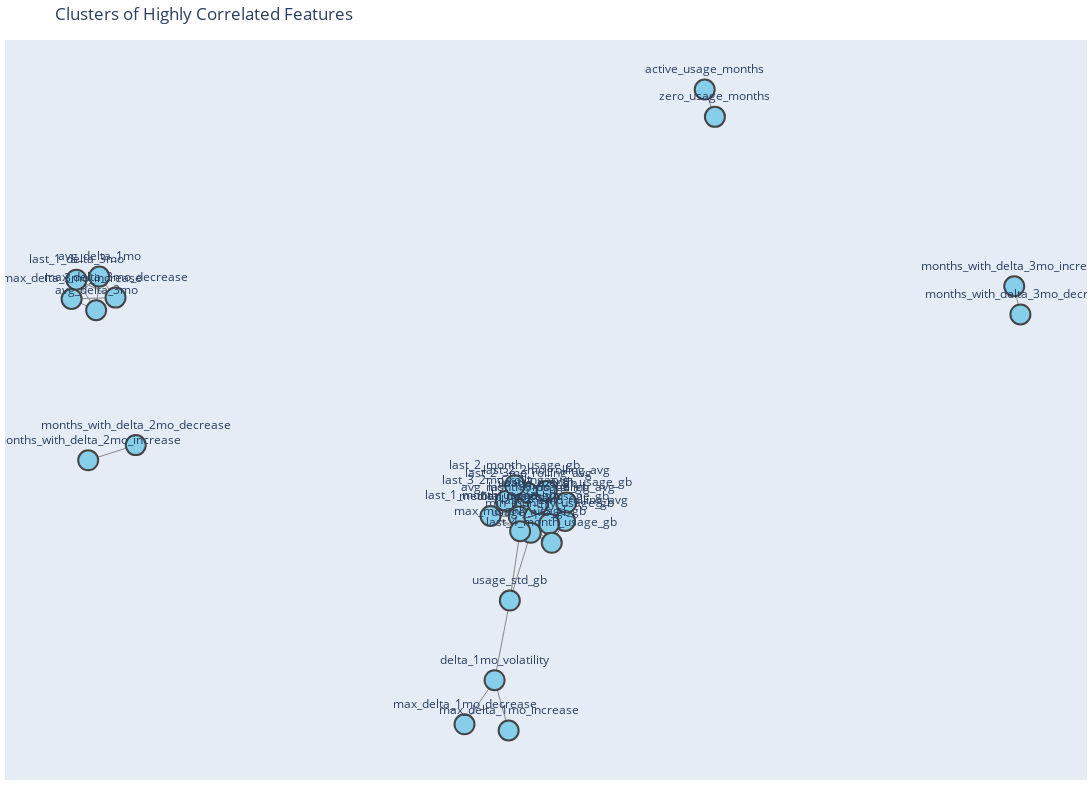

This figure's notebook cell:
### Code cell
plot_correlation_network(G_90, pos=nx.spring_layout(G_90, seed=42))

### Figure 1 — Plotly figure (JSON) as saved in the notebook; plotly's stock layout.template omitted (floating-point values rounded to 4 significant figures; data arrays with more than 128 entries replaced by an {"elided": "..."} marker saying what was removed)
{"data": [{"hoverinfo": "none", "line": {"color": "#888", "width": 1}, "mode": "lines", "type": "scatter", "x": {"elided": "357 float values"}, "y": {"elided": "357 float values"}}, {"hoverinfo": "text", "hovertext": ["active_usage_months<br>Correlations:<br>zero_usage_months: 1.00", "zero_usage_months<br>Correlations:<br>active_usage_months: 1.00", "avg_delta_3mo<br>Correlations:<br>max_delta_3mo_increase: 1.00<br>max_delta_3mo_decrease: 1.00<br>last_1_delta_3mo: 1.00<br>avg_delta_1mo: 1.00", "max_delta_3mo_increase<br>Correlations:<br>avg_delta_3mo: 1.00<br>max_delta_3mo_decrease: 1.00<br>last_1_delta_3mo: 1.00<br>avg_delta_1mo: 1.00", "max_delta_3mo_decrease<br>Correlations:<br>avg_delta_3mo: 1.00<br>max_delta_3mo_increase: 1.00<br>last_1_delta_3mo: 1.00<br>avg_delta_1mo: 1.00", "last_1_delta_3mo<br>Correlations:<br>avg_delta_3mo: 1.00<br>max_delta_3mo_increase: 1.00<br>max_delta_3mo_decrease: 1.00<br>avg_delta_1mo: 1.00", "avg_monthly_usage_gb<br>Correlations:<br>total_usage_gb: 1.00<br>median_monthly_usage_gb: 0.99<br>last_2_3mo_rolling_avg: 0.99<br>last_1_3mo_rolling_avg: 0.99<br>usage_q75_gb: 0.99<br>max_monthly_usage_gb: 0.99<br>usage_q25_gb: 0.98<br>last_2_2mo_rolling_avg: 0.97<br>last_1_2mo_rolling_avg: 0.97<br>last_3_2mo_rolling_avg: 0.97<br>min_monthly_usage_gb: 0.95<br>last_3_month_usage_gb: 0.93<br>last_1_month_usage_gb: 0.93<br>last_2_month_usage_gb: 0.93<br>last_4_month_usage_gb: 0.93", "total_usage_gb<br>Correlations:<br>avg_monthly_usage_gb: 1.00<br>median_monthly_usage_gb: 0.99<br>last_2_3mo_rolling_avg: 0.99<br>last_1_3mo_rolling_avg: 0.99<br>usage_q75_gb: 0.99<br>max_monthly_usage_gb: 0.99<br>usage_q25_gb: 0.98<br>last_2_2mo_rolling_avg: 0.97<br>last_1_2mo_rolling_avg: 0.97<br>last_3_2mo_rolling_avg: 0.97<br>min_monthly_usage_gb: 0.95<br>last_3_month_usage_gb: 0.93<br>last_1_month_usage_gb: 0.93<br>last_2_month_usage_gb: 0.93<br>last_4_month_usage_gb: 0.93", "avg_delta_1mo<br>Correlations:<br>avg_delta_3mo: 1.00<br>max_delta_3mo_increase: 1.00<br>max_delta_3mo_decrease: 1.00<br>last_1_delta_3mo: 1.00", "median_monthly_usage_gb<br>Correlations:<br>avg_monthly_usage_gb: 0.99<br>total_usage_gb: 0.99<br>usage_q75_gb: 0.99<br>usage_q25_gb: 0.99<br>last_1_3mo_rolling_avg: 0.99<br>last_2_3mo_rolling_avg: 0.99<br>max_monthly_usage_gb: 0.97<br>last_2_2mo_rolling_avg: 0.97<br>last_1_2mo_rolling_avg: 0.97<br>last_3_2mo_rolling_avg: 0.97<br>min_monthly_usage_gb: 0.94<br>last_3_month_usage_gb: 0.92<br>last_1_month_usage_gb: 0.92<br>last_2_month_usage_gb: 0.92<br>last_4_month_usage_gb: 0.92", "usage_q75_gb<br>Correlations:<br>median_monthly_usage_gb: 0.99<br>total_usage_gb: 0.99<br>avg_monthly_usage_gb: 0.99<br>last_2_3mo_rolling_avg: 0.98<br>last_1_3mo_rolling_avg: 0.98<br>max_monthly_usage_gb: 0.97<br>last_2_2mo_rolling_avg: 0.96<br>last_1_2mo_rolling_avg: 0.96<br>last_3_2mo_rolling_avg: 0.96<br>usage_q25_gb: 0.96<br>min_monthly_usage_gb: 0.92<br>last_3_month_usage_gb: 0.92<br>last_1_month_usage_gb: 0.92<br>last_2_month_usage_gb: 0.92<br>last_4_month_usage_gb: 0.92<br>usage_std_gb: 0.90", "last_2_3mo_rolling_avg<br>Correlations:<br>avg_monthly_usage_gb: 0.99<br>total_usage_gb: 0.99<br>median_monthly_usage_gb: 0.99<br>last_3_2mo_rolling_avg: 0.98<br>last_2_2mo_rolling_avg: 0.98<br>usage_q75_gb: 0.98<br>max_monthly_usage_gb: 0.98<br>last_1_3mo_rolling_avg: 0.98<br>usage_q25_gb: 0.97<br>last_1_2mo_rolling_avg: 0.95<br>min_monthly_usage_gb: 0.95<br>last_3_month_usage_gb: 0.94<br>last_1_month_usage_gb: 0.94<br>last_2_month_usage_gb: 0.94", "last_1_3mo_rolling_avg<br>Correlations:<br>total_usage_gb: 0.99<br>avg_monthly_usage_gb: 0.99<br>median_monthly_usage_gb: 0.99<br>last_1_2mo_rolling_avg: 0.98<br>last_2_2mo_rolling_avg: 0.98<br>usage_q75_gb: 0.98<br>max_monthly_usage_gb: 0.98<br>last_2_3mo_rolling_avg: 0.98<br>usage_q25_gb: 0.97<br>last_3_2mo_rolling_avg: 0.95<br>min_monthly_usage_gb: 0.95<br>last_3_month_usage_gb: 0.94<br>last_4_month_usage_gb: 0.94<br>last_2_month_usage_gb: 0.93", "usage_q25_gb<br>Correlations:<br>median_monthly_usage_gb: 0.99<br>avg_monthly_usage_gb: 0.98<br>total_usage_gb: 0.98<br>last_1_3mo_rolling_avg: 0.97<br>last_2_3mo_rolling_avg: 0.97<br>usage_q75_gb: 0.96<br>last_2_2mo_rolling_avg: 0.96<br>last_1_2mo_rolling_avg: 0.95<br>last_3_2mo_rolling_avg: 0.95<br>max_monthly_usage_gb: 0.94<br>min_monthly_usage_gb: 0.94<br>last_3_month_usage_gb: 0.91<br>last_2_month_usage_gb: 0.91<br>last_4_month_usage_gb: 0.91<br>last_1_month_usage_gb: 0.91", "max_monthly_usage_gb<br>Correlations:<br>total_usage_gb: 0.99<br>avg_monthly_usage_gb: 0.99<br>last_1_3mo_rolling_avg: 0.98<br>last_2_3mo_rolling_avg: 0.98<br>usage_q75_gb: 0.97<br>median_monthly_usage_gb: 0.97<br>last_2_2mo_rolling_avg: 0.96<br>last_1_2mo_rolling_avg: 0.96<br>last_3_2mo_rolling_avg: 0.96<br>usage_q25_gb: 0.94<br>usage_std_gb: 0.94<br>last_3_month_usage_gb: 0.91<br>min_monthly_usage_gb: 0.91<br>last_4_month_usage_gb: 0.91<br>last_1_month_usage_gb: 0.91<br>last_2_month_usage_gb: 0.91", "last_1_2mo_rolling_avg<br>Correlations:<br>last_1_3mo_rolling_avg: 0.98<br>total_usage_gb: 0.97<br>avg_monthly_usage_gb: 0.97<br>median_monthly_usage_gb: 0.97<br>usage_q75_gb: 0.96<br>max_monthly_usage_gb: 0.96<br>usage_q25_gb: 0.95<br>last_3_month_usage_gb: 0.95<br>last_4_month_usage_gb: 0.95<br>last_2_2mo_rolling_avg: 0.95<br>last_2_3mo_rolling_avg: 0.95<br>min_monthly_usage_gb: 0.93", "last_3_2mo_rolling_avg<br>Correlations:<br>last_2_3mo_rolling_avg: 0.98<br>avg_monthly_usage_gb: 0.97<br>total_usage_gb: 0.97<br>median_monthly_usage_gb: 0.97<br>usage_q75_gb: 0.96<br>max_monthly_usage_gb: 0.96<br>usage_q25_gb: 0.95<br>last_1_month_usage_gb: 0.95<br>last_2_month_usage_gb: 0.95<br>last_2_2mo_rolling_avg: 0.95<br>last_1_3mo_rolling_avg: 0.95<br>min_monthly_usage_gb: 0.93", "last_2_2mo_rolling_avg<br>Correlations:<br>last_1_3mo_rolling_avg: 0.98<br>last_2_3mo_rolling_avg: 0.98<br>avg_monthly_usage_gb: 0.97<br>total_usage_gb: 0.97<br>median_monthly_usage_gb: 0.97<br>usage_q75_gb: 0.96<br>max_monthly_usage_gb: 0.96<br>usage_q25_gb: 0.96<br>last_3_month_usage_gb: 0.95<br>last_2_month_usage_gb: 0.95<br>last_3_2mo_rolling_avg: 0.95<br>last_1_2mo_rolling_avg: 0.95<br>min_monthly_usage_gb: 0.93", "min_monthly_usage_gb<br>Correlations:<br>avg_monthly_usage_gb: 0.95<br>total_usage_gb: 0.95<br>last_2_3mo_rolling_avg: 0.95<br>last_1_3mo_rolling_avg: 0.95<br>usage_q25_gb: 0.94<br>median_monthly_usage_gb: 0.94<br>last_2_2mo_rolling_avg: 0.93<br>last_3_2mo_rolling_avg: 0.93<br>last_1_2mo_rolling_avg: 0.93<br>usage_q75_gb: 0.92<br>max_monthly_usage_gb: 0.91", "last_3_month_usage_gb<br>Correlations:<br>last_1_2mo_rolling_avg: 0.95<br>last_2_2mo_rolling_avg: 0.95<br>last_1_3mo_rolling_avg: 0.94<br>last_2_3mo_rolling_avg: 0.94<br>total_usage_gb: 0.93<br>avg_monthly_usage_gb: 0.93<br>median_monthly_usage_gb: 0.92<br>usage_q75_gb: 0.92<br>max_monthly_usage_gb: 0.91<br>usage_q25_gb: 0.91", "last_4_month_usage_gb<br>Correlations:<br>last_1_2mo_rolling_avg: 0.95<br>last_1_3mo_rolling_avg: 0.94<br>total_usage_gb: 0.93<br>avg_monthly_usage_gb: 0.93<br>median_monthly_usage_gb: 0.92<br>usage_q75_gb: 0.92<br>max_monthly_usage_gb: 0.91<br>usage_q25_gb: 0.91", "last_1_month_usage_gb<br>Correlations:<br>last_3_2mo_rolling_avg: 0.95<br>last_2_3mo_rolling_avg: 0.94<br>total_usage_gb: 0.93<br>avg_monthly_usage_gb: 0.93<br>median_monthly_usage_gb: 0.92<br>usage_q75_gb: 0.92<br>max_monthly_usage_gb: 0.91<br>usage_q25_gb: 0.91", "last_2_month_usage_gb<br>Correlations:<br>last_2_2mo_rolling_avg: 0.95<br>last_3_2mo_rolling_avg: 0.95<br>last_2_3mo_rolling_avg: 0.94<br>last_1_3mo_rolling_avg: 0.93<br>avg_monthly_usage_gb: 0.93<br>total_usage_gb: 0.93<br>median_monthly_usage_gb: 0.92<br>usage_q75_gb: 0.92<br>max_monthly_usage_gb: 0.91<br>usage_q25_gb: 0.91", "usage_std_gb<br>Correlations:<br>max_monthly_usage_gb: 0.94<br>delta_1mo_volatility: 0.94<br>usage_q75_gb: 0.90", "delta_1mo_volatility<br>Correlations:<br>usage_std_gb: 0.94<br>max_delta_1mo_decrease: 0.92<br>max_delta_1mo_increase: 0.92", "months_with_delta_3mo_decrease<br>Correlations:<br>months_with_delta_3mo_increase: 0.94", "months_with_delta_3mo_increase<br>Correlations:<br>months_with_delta_3mo_decrease: 0.94", "months_with_delta_2mo_decrease<br>Correlations:<br>months_with_delta_2mo_increase: 0.93", "months_with_delta_2mo_increase<br>Correlations:<br>months_with_delta_2mo_decrease: 0.93", "max_delta_1mo_decrease<br>Correlations:<br>delta_1mo_volatility: 0.92", "max_delta_1mo_increase<br>Correlations:<br>delta_1mo_volatility: 0.92"], "marker": {"color": "#87ceeb", "line": {"width": 2}, "showscale": false, "size": 20}, "mode": "markers+text", "text": ["active_usage_months", "zero_usage_months", "avg_delta_3mo", "max_delta_3mo_increase", "max_delta_3mo_decrease", "last_1_delta_3mo", "avg_monthly_usage_gb", "total_usage_gb", "avg_delta_1mo", "median_monthly_usage_gb", "usage_q75_gb", "last_2_3mo_rolling_avg", "last_1_3mo_rolling_avg", "usage_q25_gb", "max_monthly_usage_gb", "last_1_2mo_rolling_avg", "last_3_2mo_rolling_avg", "last_2_2mo_rolling_avg", "min_monthly_usage_gb", "last_3_month_usage_gb", "last_4_month_usage_gb", "last_1_month_usage_gb", "last_2_month_usage_gb", "usage_std_gb", "delta_1mo_volatility", "months_with_delta_3mo_decrease", "months_with_delta_3mo_increase", "months_with_delta_2mo_decrease", "months_with_delta_2mo_increase", "max_delta_1mo_decrease", "max_delta_1mo_increase"], "textposition": "top center", "type": "scatter", "x": [0.4237, 0.4423, -0.6873, -0.7321, -0.652, -0.7233, 0.09482, 0.08424, -0.6817, 0.1125, 0.1062, 0.1019, 0.1447, 0.1192, 0.08667, 0.1686, 0.06055, 0.1351, 0.1397, 0.171, 0.1445, 0.0327, 0.07729, 0.06791, 0.04006, 1, 0.9887, -0.615, -0.7019, -0.01483, 0.06576], "y": [0.7955, 0.7359, 0.315, 0.3397, 0.3425, 0.3816, -0.1141, -0.1342, 0.3882, -0.1341, -0.1695, -0.08337, -0.1137, -0.1066, -0.166, -0.1436, -0.1002, -0.0783, -0.1499, -0.1037, -0.1912, -0.1329, -0.06614, -0.3171, -0.4903, 0.3058, 0.3672, 0.02141, -0.01164, -0.5863, -0.5999]}], "layout": {"height": 800, "hovermode": "closest", "margin": {"b": 20, "l": 5, "r": 5, "t": 40}, "showlegend": false, "title": {"text": "Clusters of Highly Correlated Features"}, "width": 1200, "xaxis": {"showgrid": false, "showticklabels": false, "zeroline": false}, "yaxis": {"showgrid": false, "showticklabels": false, "zeroline": false}}}
